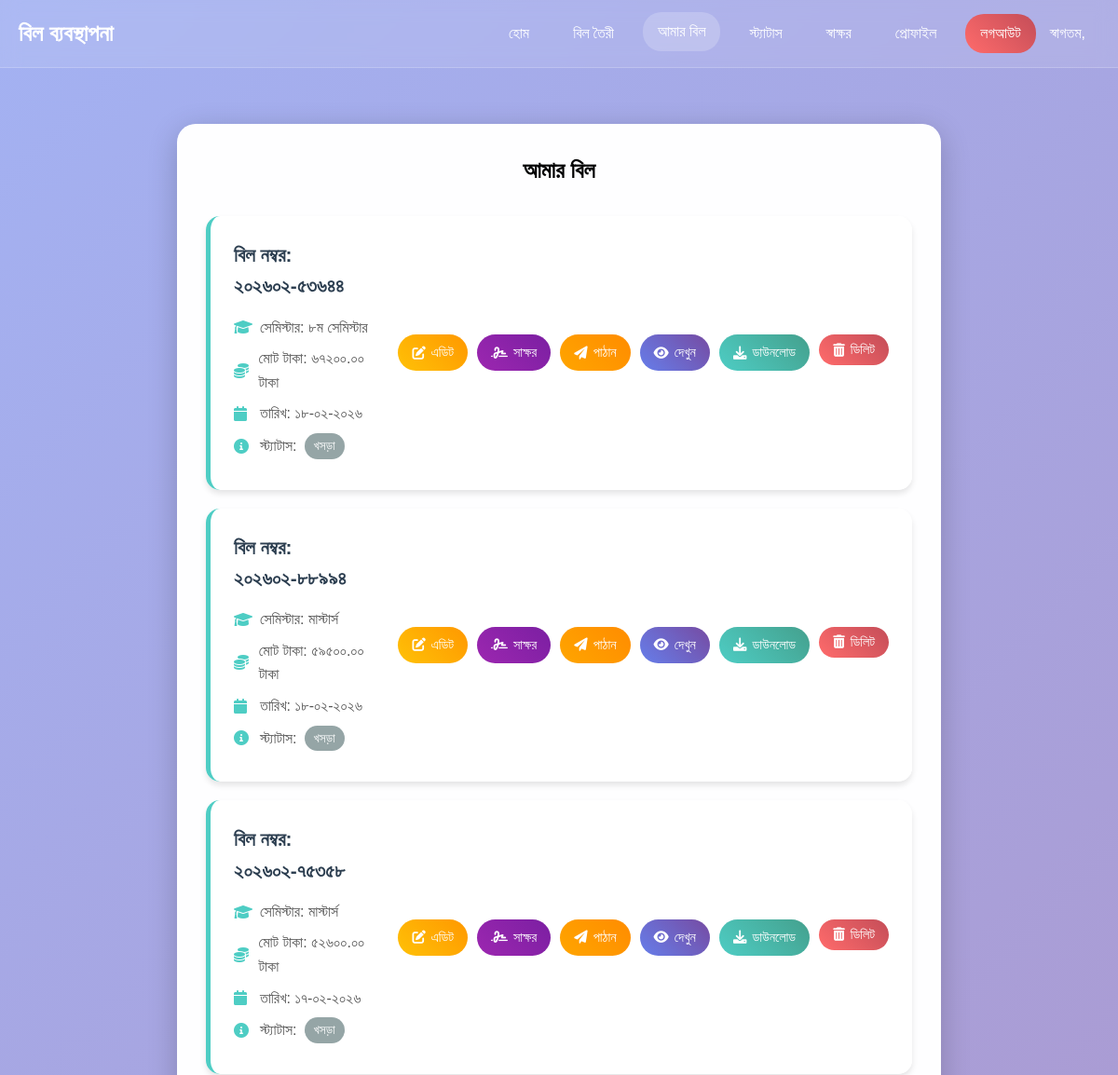
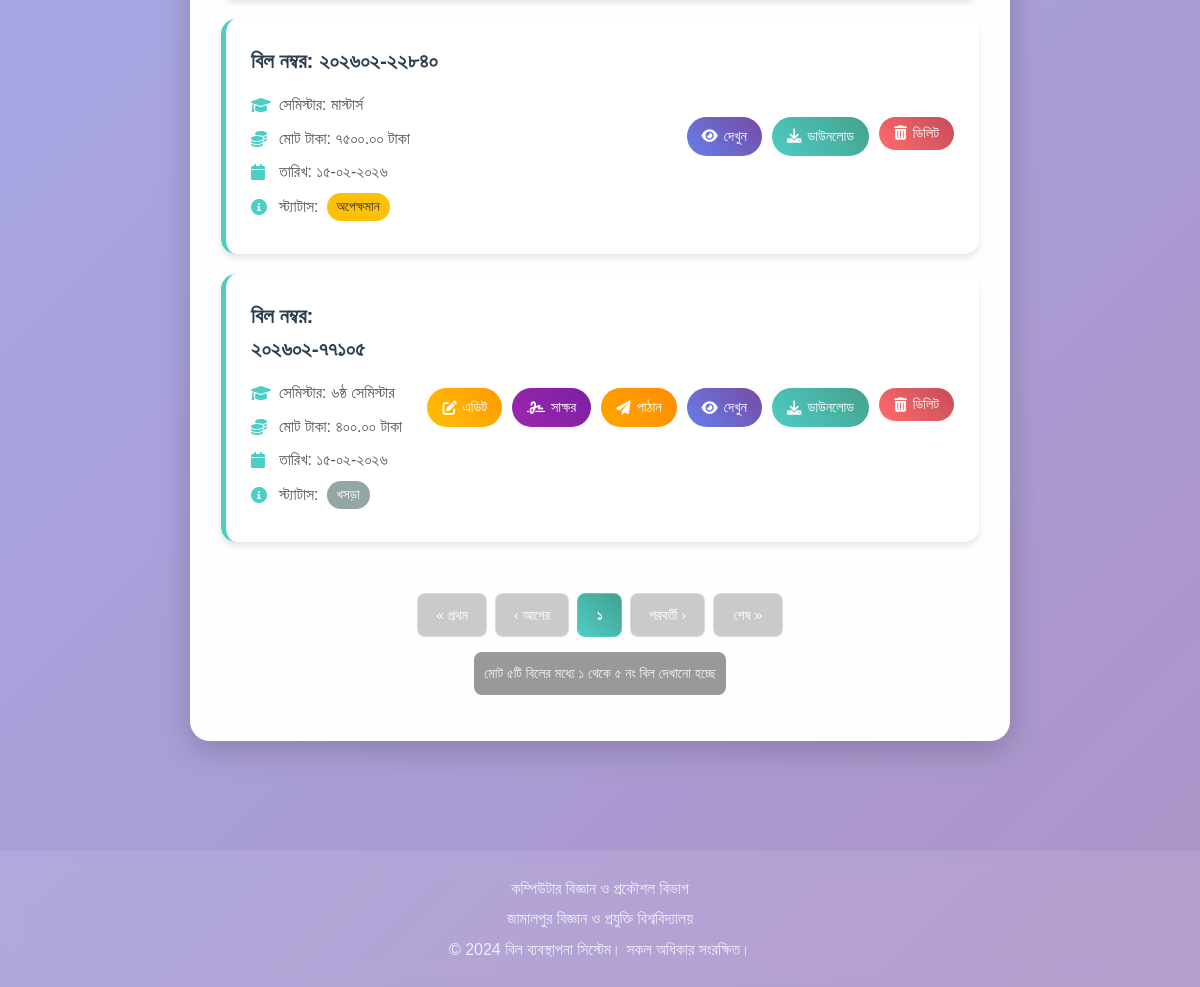
The app's page /my-bills/ (signed in), older data (2 pictures, top to bottom).
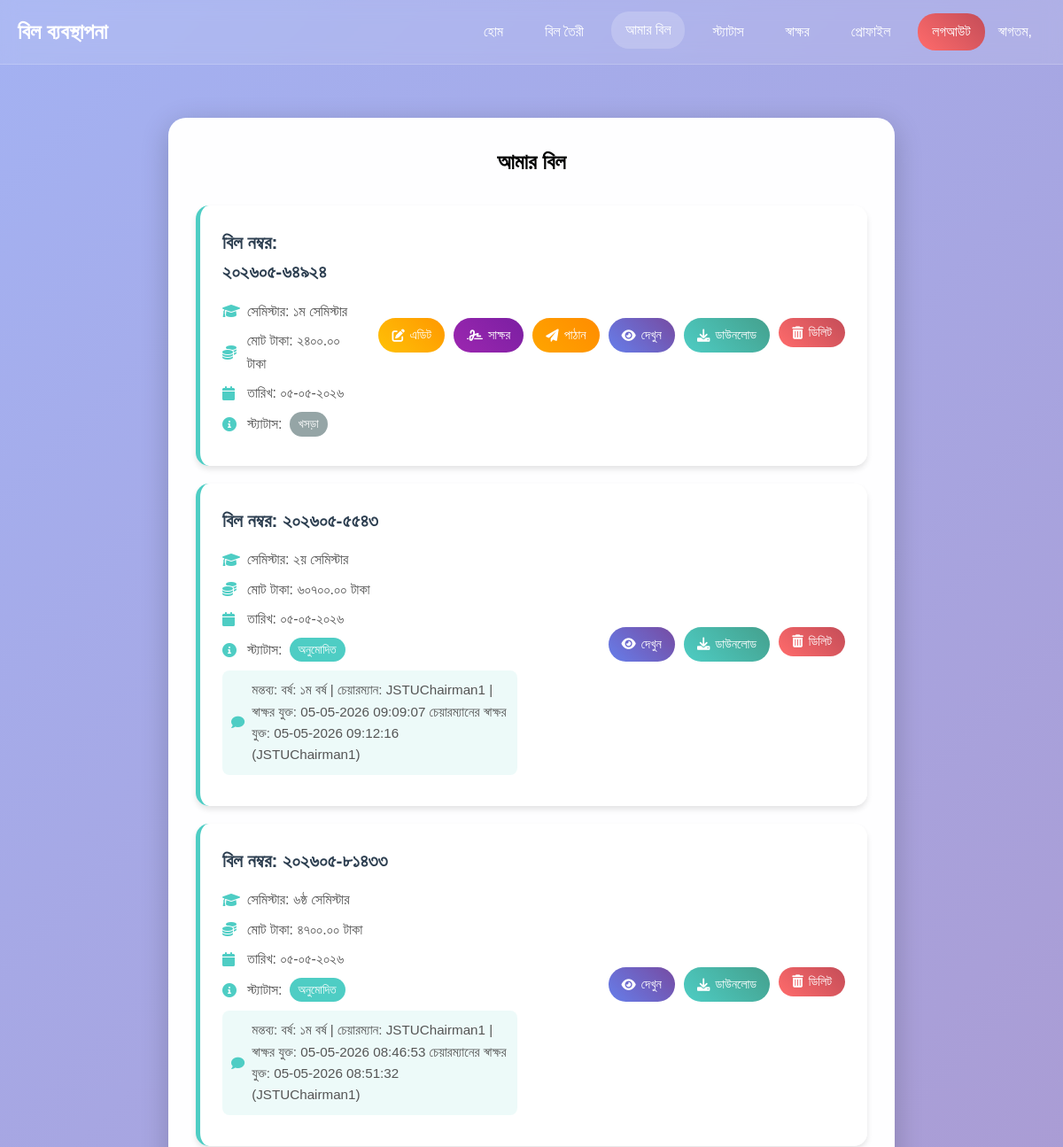
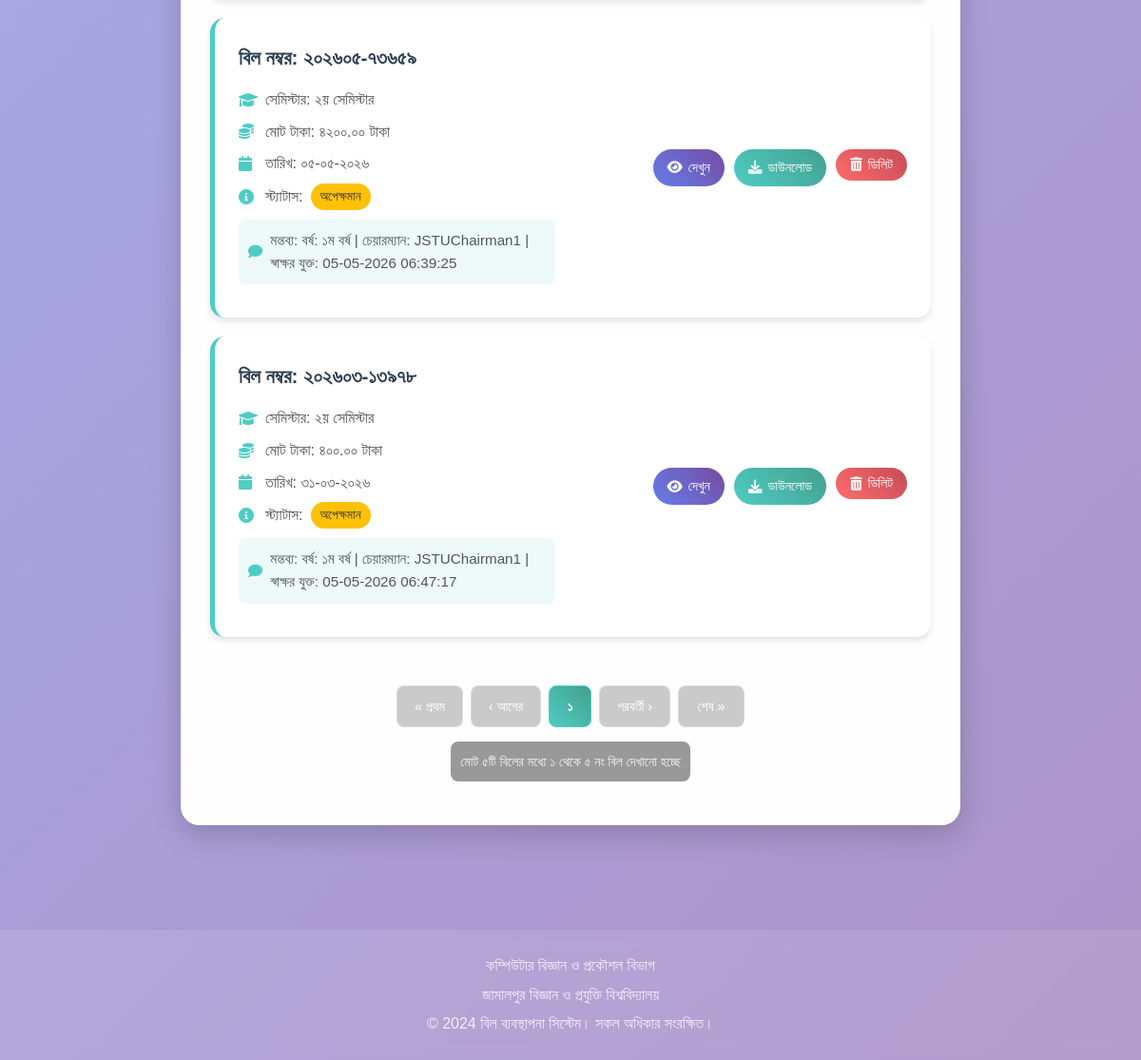
The same page, newer data (2 pictures, top to bottom).
### core/models.py (models this page shows, shortened)
class Bill(models.Model):
    DEGREE_CHOICES = [
        ('honors', 'অনার্স'),
        ('masters', 'মাস্টার্স'),
    ]
    BANK_CHOICES = [
        ('জনতা ব্যাংক', 'জনতা ব্যাংক'),
        ('ডাচ বাংলা ব্যাংক', 'ডাচ বাংলা ব্যাংক'),
        ('সোনালী ব্যাংক', 'সোনালী ব্যাংক'),
        ('ইসলামী ব্যাংক', 'ইসলামী ব্যাংক'),
    ]
    bank_name = models.CharField(max_length=50, choices=BANK_CHOICES, blank=True, null=True,
                                 verbose_name='ব্যাংকের নাম')
    bank_branch = models.CharField(max_length=100, blank=True, null=True, verbose_name='শাখা')
    account_number = models.CharField(max_length=50, blank=True, null=True, verbose_name='একাউন্ট নাম্বার')
    routing_number = models.CharField(max_length=50, blank=True, null=True, verbose_name='রাউটিং নাম্বার')
    SEMESTER_CHOICES = [
        ('১ম সেমিস্টার', '১ম সেমিস্টার'),
        ('২য় সেমিস্টার', '২য় সেমিস্টার'),
        ('৩য় সেমিস্টার', '৩য় সেমিস্টার'),
        ('৪র্থ সেমিস্টার', '৪র্থ সেমিস্টার'),
        ('৫ম সেমিস্টার', '৫ম সেমিস্টার'),
        ('৬ষ্ঠ সেমিস্টার', '৬ষ্ঠ সেমিস্টার'),
        ('৭ম সেমিস্টার', '৭ম সেমিস্টার'),
        ('৮ম সেমিস্টার', '৮ম সেমিস্টার'),
        ('মাস্টার্স', 'মাস্টার্স')
    ]
    STATUS_CHOICES = [
        ('draft', 'Draft'),
        ('pending', 'Pending'),
        ('approved', 'Approved'),
        ('rejected', 'Rejected'),
        ('paid', 'Paid'),
        ('sent_to_controller', 'Sent to Controller'),
        ('approved_by_controller', 'Approved by Controller'),
        ('rejected_by_controller', 'Rejected by Controller'),
    ]
    bill_number = models.CharField(max_length=50, unique=True, verbose_name='বিল নম্বর')
    voucher_number = models.CharField(max_length=50, unique=True, verbose_name='ভাউচার নম্বর')
    user = models.ForeignKey(User, on_delete=models.CASCADE, verbose_name='ব্যবহারকারী')
    semester = models.CharField(max_length=20, choices=SEMESTER_CHOICES, verbose_name='সেমিস্টার')
    department = models.CharField(max_length=100, default='কম্পিউটার বিজ্ঞান এবং প্রকৌশল', verbose_name='বিভাগ')
    bangla_date = models.CharField(max_length=50, verbose_name='বাংলা তারিখ')
    total_amount = models.DecimalField(max_digits=10, decimal_places=2, default=0, verbose_name='মোট টাকা')
    status = models.CharField(
        max_length=30,  # Changed from 20 to 30
        choices=STATUS_CHOICES,
        default='pending',
        verbose_name='স্ট্যাটাস'
    )
    approved_by = models.ForeignKey(
        User,
        on_delete=models.SET_NULL,
        null=True,
        blank=True,
        related_name='approved_bills',
        verbose_name='অনুমোদনকারী'
    )
    approved_at = models.DateTimeField(null=True, blank=True, verbose_name='অনুমোদনের সময়')
    remarks = models.TextField(blank=True, null=True, verbose_name='মন্তব্য')
    created_at = models.DateTimeField(auto_now_add=True)
    updated_at = models.DateTimeField(auto_now=True)
    is_hidden_from_chairman = models.BooleanField(default=False, verbose_name='চেয়ারম্যানের কাছে লুকানো')
    sent_at = models.DateTimeField(null=True, blank=True, verbose_name='পাঠানোর সময়')
    degree_type = models.CharField(max_length=10, choices=DEGREE_CHOICES, default='honors', verbose_name='ডিগ্রির ধরণ')
    user_signature_added = models.BooleanField(default=False, verbose_name='ব্যবহারকারীর স্বাক্ষর যুক্ত হয়েছে')
    chairman_signature_added = models.BooleanField(default=False, verbose_name='চেয়ারম্যানের স্বাক্ষর যুক্ত হয়েছে')
    sent_to_controller_at = models.DateTimeField(null=True, blank=True, verbose_name='কন্ট্রোলে পাঠানোর সময়')
    controller_approved_at = models.DateTimeField(null=True, blank=True, verbose_name='কন্ট্রোলার অনুমোদনের সময়')
    controller_approved_by = models.ForeignKey(
        User,
        on_delete=models.SET_NULL,
        null=True,
        blank=True,
        related_name='controller_approved_bills',
        verbose_name='কন্ট্রোলার অনুমোদনকারী'
    )
    class Meta:
        ordering = ['-created_at']
        verbose_name = 'বিল'
        verbose_name_plural = 'বিলগুলি'

### core/views.py (the view)
# urls.py: path('my-bills/', views.my_bills, name='my_bills'),
@login_required
def my_bills(request):
    bills_list = Bill.objects.filter(user=request.user).order_by('-created_at')
    paginator = Paginator(bills_list, 5)
    page_number = request.GET.get('page')
    page_obj = paginator.get_page(page_number)
    return render(request, 'core/my_bills.html', {'bills': page_obj})

### core/templatetags/bangla_number.py (called while the page is built)
@register.filter
def bangla_number(value):
    try:
        return str(value).translate(english_to_bangla_digits)
    except Exception:
        return value

### templates/core/my_bills.html (shortened to what the changed rows need)
{% extends 'base.html' %}
{% load static %}
{% load bangla_number %}
{% block content %}
<div class="container">
    <div class="glass-card">
        <h2 style="text-align: center; color: #000000; margin-bottom: 30px;">আমার বিল</h2>
        {% if bills %}
        <div class="bills-list">
            {% for bill in bills %}
            <div class="bill-item">
                <div class="bill-info">
                    <h3>বিল নম্বর: {{ bill.bill_number|bangla_number }}</h3>
                    <p><i class="fas fa-graduation-cap"></i> সেমিস্টার: {{ bill.semester }}</p>
                    <p><i class="fas fa-coins"></i> মোট টাকা: {{ bill.total_amount|bangla_number }} টাকা</p>
                    <p><i class="fas fa-calendar"></i> তারিখ: {{ bill.bangla_date }}</p>
                    <p><i class="fas fa-info-circle"></i> স্ট্যাটাস:
                        {% if bill.status == 'draft' %}
                        <span class="status-badge draft">খসড়া</span>
                        {% elif bill.status == 'pending' %}
                        <span class="status-badge pending">অপেক্ষমান</span>
                        {% elif bill.status == 'approved' %}
                        <span class="status-badge approved">অনুমোদিত</span>
                        {% elif bill.status == 'rejected' %}
                        <span class="status-badge rejected">বাতিল</span>
                        {% elif bill.status == 'paid' %}
                        <span class="status-badge paid">পরিশোধিত</span>
                        {% endif %}
                    </p>
                    {% if bill.remarks %}
                    <div class="bill-remarks">
                        <i class="fas fa-comment"></i> মন্তব্য: {{ bill.remarks }}
                    </div>
                    {% endif %}
                </div>
                <div class="bill-actions">
                    {% if bill.status == 'draft' or bill.status == 'rejected' %}
                    <a href="{% url 'edit_bill' bill.id %}" class="btn btn-edit">
                        <i class="fas fa-edit"></i> এডিট
                    </a>
                    {% endif %}
                    {% if bill.status == 'draft' %}
                    <button type="button" class="btn btn-signature" onclick="openSignatureModal('{{ bill.id }}')">
                        <i class="fas fa-signature"></i> সাক্ষর
                    </button>
                    {% endif %}
                    {% if bill.status == 'draft' %}
                    <button type="button" class="btn btn-send" onclick="openYearModal('{{ bill.id }}')">
                        <i class="fas fa-paper-plane"></i> পাঠান
                    </button>
                    {% endif %}
                    <a href="{% url 'view_bill_pdf' bill.id %}" class="btn btn-view" target="_blank">
                        <i class="fas fa-eye"></i> দেখুন
                    </a>
                    <a href="{% url 'download_bill' bill.id %}" class="btn btn-download">
                        <i class="fas fa-download"></i> ডাউনলোড
                    </a>
                    <form method="post" action="{% url 'delete_bill' bill.id %}" class="delete-form" style="display: inline;">
                        <button type="button" class="btn btn-delete delete-btn">
                        </button>
                    </form>
                </div>
            </div>
            {% endfor %}
        </div>
        <div class="pagination-container">
            <div class="pagination">
                <div class="page-numbers">
                    {% for num in bills.paginator.page_range %}
                        {% if num == bills.number %}
                            <span class="pagination-btn current-page">{{ num|bangla_number }}</span>
                        {% elif num > bills.number|add:'-3' and num < bills.number|add:'3' %}
                            <a href="?page={{ num }}" class="pagination-btn">{{ num|bangla_number }}</a>
                        {% endif %}
                    {% endfor %}
                </div>
            </div>
        </div>
        {% endif %}
    </div>
</div>
<link rel="stylesheet" href="https://cdnjs.cloudflare.com/ajax/libs/font-awesome/6.0.0/css/all.min.css">
{% endblock %}

Row changes from the older to the newer data that the page shows:
removed Bill: bill_number|bangla_number "২০২৬০২-৫৩৬৪৪", semester "৮ম সেমিস্টার", total_amount|bangla_number "৬৭২০০.০০", bangla_date "১৮-০২-২০২৬", status "খসড়া"
removed Bill: bill_number|bangla_number "২০২৬০২-৮৮৯৯৪", semester "মাস্টার্স", total_amount|bangla_number "৫৯৫০০.০০", bangla_date "১৮-০২-২০২৬", status "খসড়া"
removed Bill: bill_number|bangla_number "২০২৬০২-৭৫৩৫৮", semester "মাস্টার্স", total_amount|bangla_number "৫২৬০০.০০", bangla_date "১৭-০২-২০২৬", status "খসড়া"
removed Bill: bill_number|bangla_number "২০২৬০২-২২৮৪০", semester "মাস্টার্স", total_amount|bangla_number "৭৫০০.০০", bangla_date "১৫-০২-২০২৬", status "অপেক্ষমান"
removed Bill: bill_number|bangla_number "২০২৬০২-৭৭১০৫", semester "৬ষ্ঠ সেমিস্টার", total_amount|bangla_number "৪০০.০০", bangla_date "১৫-০২-২০২৬", status "খসড়া"
added Bill: bill_number|bangla_number "২০২৬০৫-৬৪৯২৪", semester "১ম সেমিস্টার", total_amount|bangla_number "২৪০০.০০", bangla_date "০৫-০৫-২০২৬", status "খসড়া"
added Bill: bill_number|bangla_number "২০২৬০৫-৫৫৪৩", semester "২য় সেমিস্টার", total_amount|bangla_number "৬০৭০০.০০", bangla_date "০৫-০৫-২০২৬", status "অনুমোদিত", remarks "বর্ষ: ১ম বর্ষ | চেয়ারম্যান: JSTUChairman1 | স্বাক্ষর যুক্ত: 05-05-2026 09:09:07 চেয়ারম্যানের স্বাক্ষর যুক্ত: 05-05-2026 09:12:16 (JSTUChairman1)"
added Bill: bill_number|bangla_number "২০২৬০৫-৮১৪৩৩", semester "৬ষ্ঠ সেমিস্টার", total_amount|bangla_number "৪৭০০.০০", bangla_date "০৫-০৫-২০২৬", status "অনুমোদিত", remarks "বর্ষ: ১ম বর্ষ | চেয়ারম্যান: JSTUChairman1 | স্বাক্ষর যুক্ত: 05-05-2026 08:46:53 চেয়ারম্যানের স্বাক্ষর যুক্ত: 05-05-2026 08:51:32 (JSTUChairman1)"
added Bill: bill_number|bangla_number "২০২৬০৫-৭৩৬৫৯", semester "২য় সেমিস্টার", total_amount|bangla_number "৪২০০.০০", bangla_date "০৫-০৫-২০২৬", status "অপেক্ষমান", remarks "বর্ষ: ১ম বর্ষ | চেয়ারম্যান: JSTUChairman1 | স্বাক্ষর যুক্ত: 05-05-2026 06:39:25"
added Bill: bill_number|bangla_number "২০২৬০৩-১৩৯৭৮", semester "২য় সেমিস্টার", total_amount|bangla_number "৪০০.০০", bangla_date "৩১-০৩-২০২৬", status "অপেক্ষমান", remarks "বর্ষ: ১ম বর্ষ | চেয়ারম্যান: JSTUChairman1 | স্বাক্ষর যুক্ত: 05-05-2026 06:47:17"
